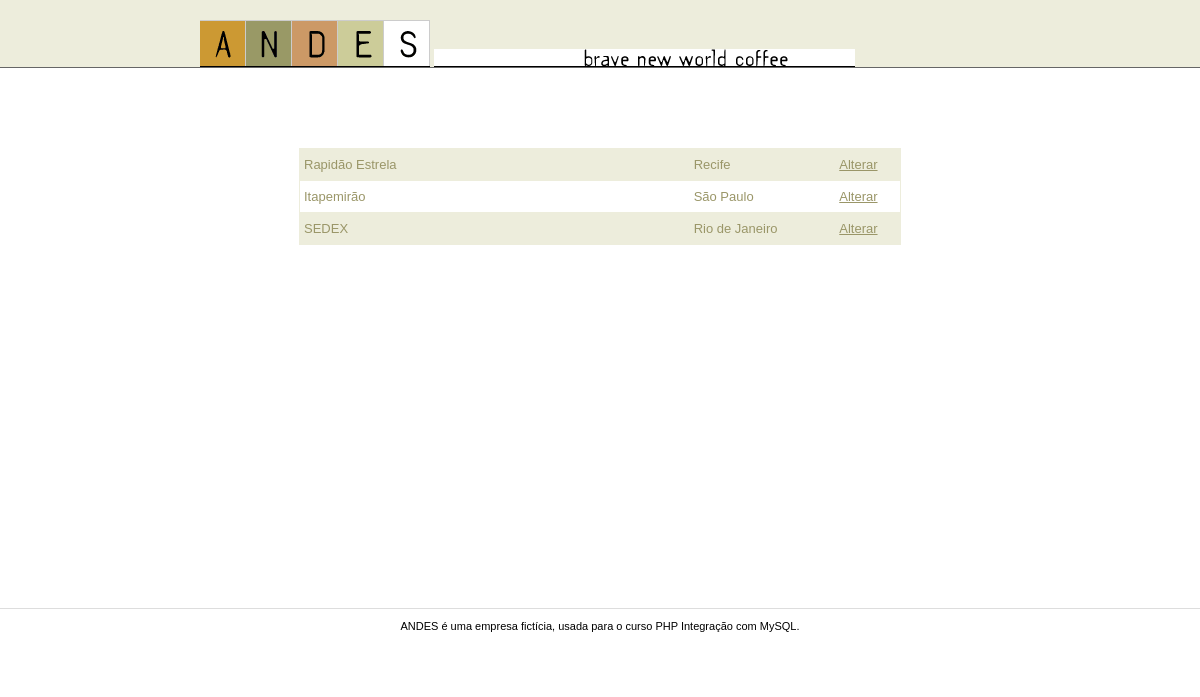
Page /public/unidade_09/listagem.php on the committed database.
### tables this page shows
CREATE TABLE `transportadoras` (
  `transportadoraID` int(11) NOT NULL AUTO_INCREMENT,
  `nometransportadora` varchar(50) DEFAULT NULL,
  `endereco` varchar(50) DEFAULT NULL,
  `telefone` varchar(50) DEFAULT NULL,
  `cidade` varchar(50) DEFAULT NULL,
  `estadoID` tinyint(3) DEFAULT NULL,
  `cep` varchar(10) DEFAULT NULL,
  `cnpj` varchar(19) DEFAULT NULL,
  PRIMARY KEY (`transportadoraID`)
);

### public/unidade_09/listagem.php (the view, shortened to what this page needs)
<?php require_once("../../conexao/conexao.php"); ?>
<?php
    $tr = "SELECT * FROM transportadoras ";
    $consulta_tr = mysqli_query($conecta, $tr);
?>
<!doctype html>
<html>
    <head>
        <link href="_css/estilo.css" rel="stylesheet">
    </head>
    <body>
        <?php include_once("_incluir/topo.php"); ?>
        <main>
            <div id="janela_transportadoras">
                <?php
                    while($linha = mysqli_fetch_assoc($consulta_tr)) {
                ?>
                <ul>
                    <li><?php echo utf8_encode($linha["nometransportadora"]) ?></li>
                    <li><?php echo utf8_encode($linha["cidade"]) ?></li>
                    <li><a href="alteracao.php?codigo=<?php echo $linha["transportadoraID"] ?>">Alterar</a> </li>
                </ul>
                <?php
                    }
                ?>
            </div>
        </main>
        <?php include_once("_incluir/rodape.php"); ?>
    </body>
</html>

### public/unidade_09/_css/estilo.css (style rules this page uses)
body { margin:0 }
main { width:960px; min-height: 500px; padding:20px 0; margin:0 auto; }

### public/unidade_09/listagem.php (style rules this page uses)
div#janela_transportadoras { width:600px; margin:60px auto 0; border:1px solid #EDEDDC; font-family:sans-serif; font-size:13px; color:#9A9668; }
div#janela_transportadoras ul { margin:0;padding:0; border-bottom:1px solid #EDEDDC; }
div#janela_transportadoras ul:last-child { border-bottom:none; }
div#janela_transportadoras ul:nth-child(odd) { background:#EDEDDC; }
div#janela_transportadoras li { list-style:none; display:inline-block; }
div#janela_transportadoras li:nth-child(1) { width:380px; padding:8px 4px; }
div#janela_transportadoras li:nth-child(2) { width:140px; padding:5px 2px; }
div#janela_transportadoras li:nth-child(3) a { color:#9A9668; }

### rows in the picture
transportadoras: nometransportadora "Rapidão Estrela", cidade "Recife"
transportadoras: nometransportadora "Itapemirão", cidade "São Paulo"
transportadoras: nometransportadora "SEDEX", cidade "Rio de Janeiro"
